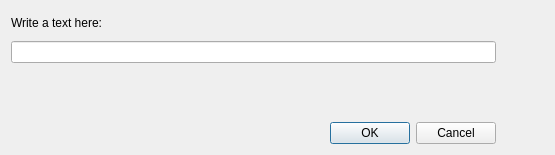
<?xml version="1.0" encoding="UTF-8"?>
<ui version="4.0">
 <class>Dialog</class>
 <widget class="QDialog" name="Dialog">
  <property name="geometry">
   <rect>
    <x>0</x>
    <y>0</y>
    <width>555</width>
    <height>155</height>
   </rect>
  </property>
  <property name="sizePolicy">
   <sizepolicy hsizetype="Preferred" vsizetype="Preferred">
    <horstretch>0</horstretch>
    <verstretch>0</verstretch>
   </sizepolicy>
  </property>
  <property name="minimumSize">
   <size>
    <width>318</width>
    <height>0</height>
   </size>
  </property>
  <property name="maximumSize">
   <size>
    <width>16777215</width>
    <height>16777215</height>
   </size>
  </property>
  <property name="windowTitle">
   <string>Hello World Test dialog</string>
  </property>
  <property name="toolTip">
   <string/>
  </property>
  <property name="modal">
   <bool>false</bool>
  </property>
  <layout class="QGridLayout" name="gridLayout">
   <item row="4" column="0">
    <widget class="QDialogButtonBox" name="button_box">
     <property name="orientation">
      <enum>Qt::Horizontal</enum>
     </property>
     <property name="standardButtons">
      <set>QDialogButtonBox::Cancel|QDialogButtonBox::Ok</set>
     </property>
    </widget>
   </item>
   <item row="3" column="0">
    <spacer name="verticalSpacer">
     <property name="orientation">
      <enum>Qt::Vertical</enum>
     </property>
     <property name="sizeHint" stdset="0">
      <size>
       <width>20</width>
       <height>40</height>
      </size>
     </property>
    </spacer>
   </item>
   <item row="0" column="0">
    <widget class="QLabel" name="label_2">
     <property name="minimumSize">
      <size>
       <width>150</width>
       <height>0</height>
      </size>
     </property>
     <property name="toolTip">
      <string>Print to console</string>
     </property>
     <property name="text">
      <string>Write a text here:</string>
     </property>
    </widget>
   </item>
   <item row="2" column="0">
    <layout class="QHBoxLayout" name="horizontalLayout">
     <item>
      <widget class="QLineEdit" name="lineEdit_1">
       <property name="toolTip">
        <string>Print to console</string>
       </property>
       <property name="whatsThis">
        <string>Text will be printed 
 to the QGIS-Python console</string>
       </property>
      </widget>
     </item>
    </layout>
   </item>
   <item row="0" column="1">
    <widget class="QPushButton" name="HelpButton">
     <property name="maximumSize">
      <size>
       <width>80</width>
       <height>50</height>
      </size>
     </property>
     <property name="styleSheet">
      <string notr="true">QPushButton {
    color: #333;
    border: 0px solid #555;
    border-radius: 0px;
    border-style: outset;
    background: transparent;
    padding: 5px;
    }

</string>
     </property>
     <property name="text">
      <string/>
     </property>
     <property name="icon">
      <iconset>
       <normaloff>../icons/HelpButton.png</normaloff>../icons/HelpButton.png</iconset>
     </property>
     <property name="iconSize">
      <size>
       <width>25</width>
       <height>25</height>
      </size>
     </property>
    </widget>
   </item>
  </layout>
 </widget>
 <resources>
  <include location="resources.qrc"/>
 </resources>
 <connections>
  <connection>
   <sender>button_box</sender>
   <signal>accepted()</signal>
   <receiver>Dialog</receiver>
   <slot>accept()</slot>
   <hints>
    <hint type="sourcelabel">
     <x>516</x>
     <y>403</y>
    </hint>
    <hint type="destinationlabel">
     <x>313</x>
     <y>2</y>
    </hint>
   </hints>
  </connection>
  <connection>
   <sender>button_box</sender>
   <signal>rejected()</signal>
   <receiver>Dialog</receiver>
   <slot>reject()</slot>
   <hints>
    <hint type="sourcelabel">
     <x>545</x>
     <y>403</y>
    </hint>
    <hint type="destinationlabel">
     <x>541</x>
     <y>0</y>
    </hint>
   </hints>
  </connection>
 </connections>
</ui>
